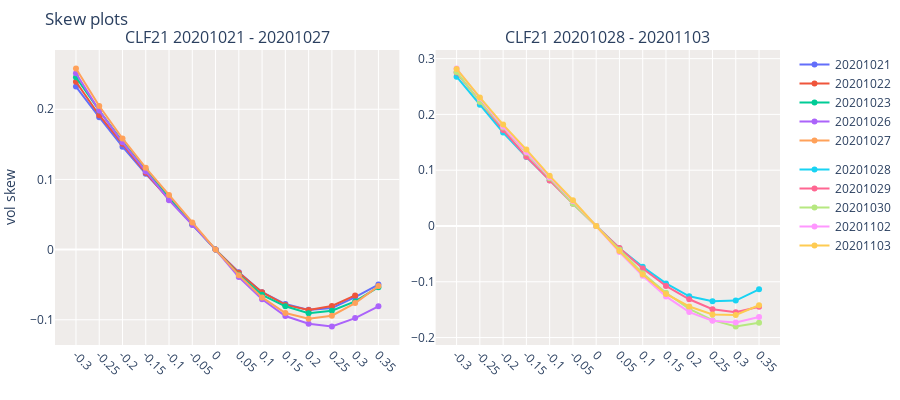
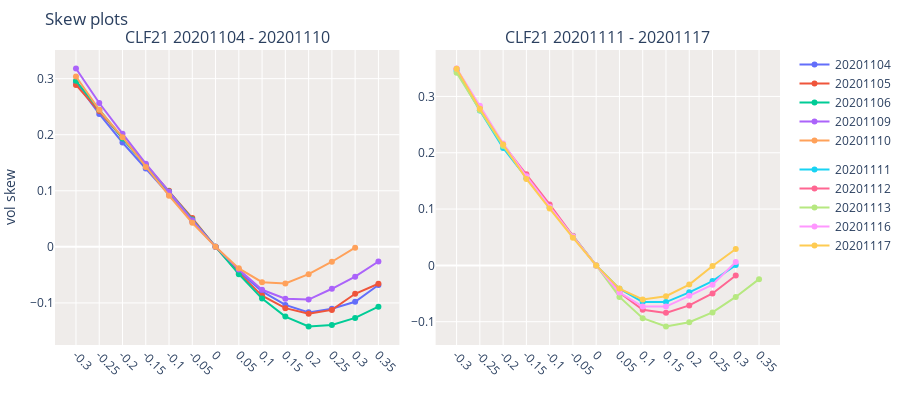
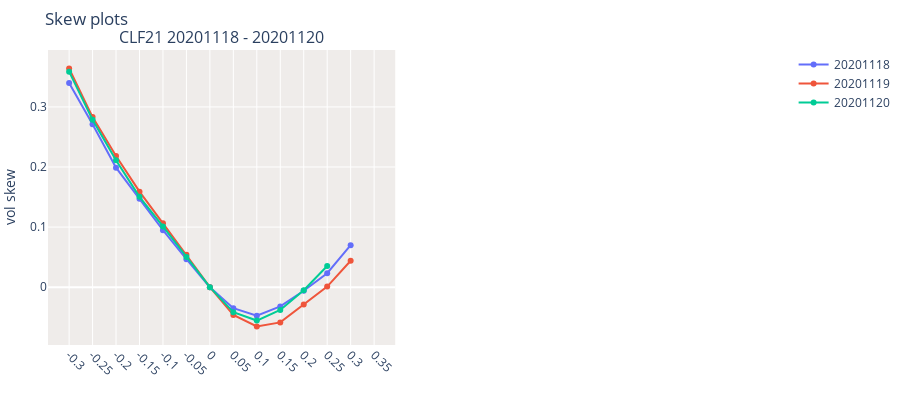
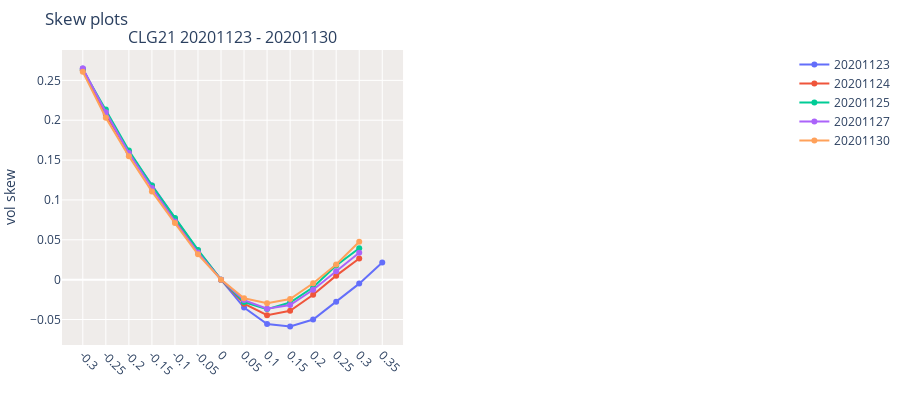

The notebook cell these images were saved under, in order:
### Code cell
grid_plot=True
clist = [c for c in all_contracts if (c[:2]==f'{SYMBOL_TO_RESEARCH}') & (c[-2:]=='21')]
volcols = ['symbol','settle_date','moneyness','vol_skew']
dfivf = df_iv_final[volcols].groupby(['symbol','settle_date','moneyness'],as_index=False).mean()

for c in clist:
    dft = dfivf[dfivf.symbol==c]
    if len(dft)<=0:
        print(f'no data for symbol {c}')
        continue
    if grid_plot:
        graph_skew_subplots(dfivf[dfivf.symbol==c],rows=1,cols=2)
    else:
        rls = graph_skew(dfivf[dfivf.symbol==c],do_plot=True)

### Figure 1 — Plotly figure (JSON) as saved in the notebook; plotly's stock layout.template omitted (floating-point values rounded to 4 significant figures)
{"data": [{"legendgroup": "(1, 1)", "name": "20201021", "type": "scatter", "x": [-0.3, -0.25, -0.2, -0.15, -0.1, -0.05, 0, 0.05, 0.1, 0.15, 0.2, 0.25, 0.3, 0.35], "xaxis": "x", "y": [0.2324, 0.1886, 0.1467, 0.108, 0.0726, 0.0365, 0, -0.0322, -0.0607, -0.0776, -0.0859, -0.0834, -0.0676, -0.0499], "yaxis": "y"}, {"legendgroup": "(1, 1)", "name": "20201022", "type": "scatter", "x": [-0.3, -0.25, -0.2, -0.15, -0.1, -0.05, 0, 0.05, 0.1, 0.15, 0.2, 0.25, 0.3, 0.35], "xaxis": "x", "y": [0.2392, 0.1915, 0.1507, 0.1094, 0.0713, 0.0365, 0, -0.0331, -0.0607, -0.0788, -0.0862, -0.0803, -0.0653, null], "yaxis": "y"}, {"legendgroup": "(1, 1)", "name": "20201023", "type": "scatter", "x": [-0.3, -0.25, -0.2, -0.15, -0.1, -0.05, 0, 0.05, 0.1, 0.15, 0.2, 0.25, 0.3, 0.35], "xaxis": "x", "y": [0.2457, 0.1982, 0.1538, 0.1136, 0.0751, 0.0357, 0, -0.0358, -0.0644, -0.0808, -0.0908, -0.0872, -0.0739, -0.0535], "yaxis": "y"}, {"legendgroup": "(1, 1)", "name": "20201026", "type": "scatter", "x": [-0.3, -0.25, -0.2, -0.15, -0.1, -0.05, 0, 0.05, 0.1, 0.15, 0.2, 0.25, 0.3, 0.35], "xaxis": "x", "y": [0.2512, 0.1981, 0.1529, 0.1112, 0.0704, 0.0352, 0, -0.0392, -0.0708, -0.0946, -0.1056, -0.1096, -0.0976, -0.0809], "yaxis": "y"}, {"legendgroup": "(1, 1)", "name": "20201027", "type": "scatter", "x": [-0.3, -0.25, -0.2, -0.15, -0.1, -0.05, 0, 0.05, 0.1, 0.15, 0.2, 0.25, 0.3, 0.35], "xaxis": "x", "y": [0.2581, 0.2046, 0.1584, 0.1165, 0.0778, 0.0385, 0, -0.0364, -0.0682, -0.0904, -0.0985, -0.0942, -0.0762, -0.052], "yaxis": "y"}, {"legendgroup": "(1, 2)", "name": "20201028", "type": "scatter", "x": [-0.3, -0.25, -0.2, -0.15, -0.1, -0.05, 0, 0.05, 0.1, 0.15, 0.2, 0.25, 0.3, 0.35], "xaxis": "x2", "y": [0.2676, 0.2173, 0.1676, 0.1237, 0.0821, 0.0408, 0, -0.0398, -0.0733, -0.1029, -0.126, -0.1348, -0.1337, -0.1135], "yaxis": "y2"}, {"legendgroup": "(1, 2)", "name": "20201029", "type": "scatter", "x": [-0.3, -0.25, -0.2, -0.15, -0.1, -0.05, 0, 0.05, 0.1, 0.15, 0.2, 0.25, 0.3, 0.35], "xaxis": "x2", "y": [0.2751, 0.2228, 0.172, 0.1241, 0.0814, 0.0399, 0, -0.0394, -0.0762, -0.1074, -0.1314, -0.1493, -0.1545, -0.1448], "yaxis": "y2"}, {"legendgroup": "(1, 2)", "name": "20201030", "type": "scatter", "x": [-0.3, -0.25, -0.2, -0.15, -0.1, -0.05, 0, 0.05, 0.1, 0.15, 0.2, 0.25, 0.3, 0.35], "xaxis": "x2", "y": [0.2761, 0.2229, 0.1767, 0.1312, 0.0854, 0.0399, 0, -0.0425, -0.0846, -0.1196, -0.1486, -0.1688, -0.1802, -0.1734], "yaxis": "y2"}, {"legendgroup": "(1, 2)", "name": "20201102", "type": "scatter", "x": [-0.3, -0.25, -0.2, -0.15, -0.1, -0.05, 0, 0.05, 0.1, 0.15, 0.2, 0.25, 0.3, 0.35], "xaxis": "x2", "y": [0.2823, 0.2291, 0.1783, 0.1328, 0.0875, 0.0446, 0, -0.0468, -0.0893, -0.1262, -0.1544, -0.1697, -0.1729, -0.163], "yaxis": "y2"}, {"legendgroup": "(1, 2)", "name": "20201103", "type": "scatter", "x": [-0.3, -0.25, -0.2, -0.15, -0.1, -0.05, 0, 0.05, 0.1, 0.15, 0.2, 0.25, 0.3, 0.35], "xaxis": "x2", "y": [0.2816, 0.2304, 0.1817, 0.137, 0.0899, 0.0461, 0, -0.045, -0.087, -0.1219, -0.1443, -0.1588, -0.1595, -0.1421], "yaxis": "y2"}], "layout": {"annotations": [{"font": {"size": 16}, "showarrow": false, "text": "CLF21 20201021 - 20201027", "x": 0.2375, "xanchor": "center", "xref": "paper", "y": 1, "yanchor": "bottom", "yref": "paper"}, {"font": {"size": 16}, "showarrow": false, "text": "CLF21 20201028 - 20201103", "x": 0.7625, "xanchor": "center", "xref": "paper", "y": 1, "yanchor": "bottom", "yref": "paper"}], "autosize": true, "bargap": 0.05, "font": {"family": "Open Sans, sans-serif"}, "height": 400, "hovermode": "x", "margin": {"b": 55, "l": 5, "r": 5, "t": 50}, "plot_bgcolor": "#EFECEA", "showlegend": true, "title": {"text": "Skew plots<br>"}, "width": 900, "xaxis": {"anchor": "y", "domain": [0, 0.475], "tickangle": 45, "ticktext": [-0.3, -0.25, -0.2, -0.15, -0.1, -0.05, 0, 0.05, 0.1, 0.15, 0.2, 0.25, 0.3, 0.35], "tickvals": [-0.3, -0.25, -0.2, -0.15, -0.1, -0.05, 0, 0.05, 0.1, 0.15, 0.2, 0.25, 0.3, 0.35], "type": "category"}, "xaxis2": {"anchor": "y2", "domain": [0.525, 1], "tickangle": 45, "ticktext": [-0.3, -0.25, -0.2, -0.15, -0.1, -0.05, 0, 0.05, 0.1, 0.15, 0.2, 0.25, 0.3, 0.35], "tickvals": [-0.3, -0.25, -0.2, -0.15, -0.1, -0.05, 0, 0.05, 0.1, 0.15, 0.2, 0.25, 0.3, 0.35], "type": "category"}, "yaxis": {"anchor": "x", "domain": [0, 1], "title": {"text": "vol skew"}}, "yaxis2": {"anchor": "x2", "domain": [0, 1], "title": {"text": ""}}}}

### Figure 2 — Plotly figure (JSON) as saved in the notebook; plotly's stock layout.template omitted (floating-point values rounded to 4 significant figures)
{"data": [{"legendgroup": "(1, 1)", "name": "20201104", "type": "scatter", "x": [-0.3, -0.25, -0.2, -0.15, -0.1, -0.05, 0, 0.05, 0.1, 0.15, 0.2, 0.25, 0.3, 0.35], "xaxis": "x", "y": [0.2931, 0.2371, 0.1861, 0.1398, 0.093, 0.0446, 0, -0.0438, -0.0795, -0.1036, -0.1169, -0.1103, -0.098, -0.0681], "yaxis": "y"}, {"legendgroup": "(1, 1)", "name": "20201105", "type": "scatter", "x": [-0.3, -0.25, -0.2, -0.15, -0.1, -0.05, 0, 0.05, 0.1, 0.15, 0.2, 0.25, 0.3, 0.35], "xaxis": "x", "y": [0.2888, 0.2424, 0.1942, 0.1468, 0.0999, 0.0514, 0, -0.0468, -0.087, -0.1094, -0.1193, -0.1125, -0.0837, -0.0659], "yaxis": "y"}, {"legendgroup": "(1, 1)", "name": "20201106", "type": "scatter", "x": [-0.3, -0.25, -0.2, -0.15, -0.1, -0.05, 0, 0.05, 0.1, 0.15, 0.2, 0.25, 0.3, 0.35], "xaxis": "x", "y": [0.2962, 0.2447, 0.1933, 0.1446, 0.0986, 0.0489, 0, -0.0488, -0.0923, -0.1244, -0.1421, -0.1395, -0.1268, -0.1067], "yaxis": "y"}, {"legendgroup": "(1, 1)", "name": "20201109", "type": "scatter", "x": [-0.3, -0.25, -0.2, -0.15, -0.1, -0.05, 0, 0.05, 0.1, 0.15, 0.2, 0.25, 0.3, 0.35], "xaxis": "x", "y": [0.3181, 0.2566, 0.2019, 0.1483, 0.0983, 0.0474, 0, -0.0406, -0.0766, -0.0926, -0.0941, -0.0748, -0.0532, -0.0262], "yaxis": "y"}, {"legendgroup": "(1, 1)", "name": "20201110", "type": "scatter", "x": [-0.3, -0.25, -0.2, -0.15, -0.1, -0.05, 0, 0.05, 0.1, 0.15, 0.2, 0.25, 0.3, 0.35], "xaxis": "x", "y": [0.3038, 0.2443, 0.1955, 0.1423, 0.0912, 0.043, 0, -0.0384, -0.063, -0.0652, -0.0488, -0.0266, -0.0015, null], "yaxis": "y"}, {"legendgroup": "(1, 2)", "name": "20201111", "type": "scatter", "x": [-0.3, -0.25, -0.2, -0.15, -0.1, -0.05, 0, 0.05, 0.1, 0.15, 0.2, 0.25, 0.3, 0.35], "xaxis": "x2", "y": [0.3456, 0.2752, 0.2086, 0.1547, 0.1029, 0.0523, 0, -0.0416, -0.0649, -0.0651, -0.0478, -0.0278, 0.0005, null], "yaxis": "y2"}, {"legendgroup": "(1, 2)", "name": "20201112", "type": "scatter", "x": [-0.3, -0.25, -0.2, -0.15, -0.1, -0.05, 0, 0.05, 0.1, 0.15, 0.2, 0.25, 0.3, 0.35], "xaxis": "x2", "y": [0.3492, 0.2799, 0.2144, 0.1619, 0.1083, 0.0525, 0, -0.0481, -0.0787, -0.0843, -0.071, -0.0499, -0.018, null], "yaxis": "y2"}, {"legendgroup": "(1, 2)", "name": "20201113", "type": "scatter", "x": [-0.3, -0.25, -0.2, -0.15, -0.1, -0.05, 0, 0.05, 0.1, 0.15, 0.2, 0.25, 0.3, 0.35], "xaxis": "x2", "y": [0.342, 0.2755, 0.212, 0.1561, 0.103, 0.0517, 0, -0.056, -0.0937, -0.1085, -0.101, -0.0835, -0.056, -0.0244], "yaxis": "y2"}, {"legendgroup": "(1, 2)", "name": "20201116", "type": "scatter", "x": [-0.3, -0.25, -0.2, -0.15, -0.1, -0.05, 0, 0.05, 0.1, 0.15, 0.2, 0.25, 0.3, 0.35], "xaxis": "x2", "y": [0.3496, 0.2835, 0.2166, 0.1582, 0.1039, 0.0512, 0, -0.0482, -0.0732, -0.0731, -0.054, -0.0342, 0.0059, null], "yaxis": "y2"}, {"legendgroup": "(1, 2)", "name": "20201117", "type": "scatter", "x": [-0.3, -0.25, -0.2, -0.15, -0.1, -0.05, 0, 0.05, 0.1, 0.15, 0.2, 0.25, 0.3, 0.35], "xaxis": "x2", "y": [0.3493, 0.2782, 0.2147, 0.1536, 0.101, 0.0492, 0, -0.0412, -0.0605, -0.0548, -0.0341, -0.0011, 0.029, null], "yaxis": "y2"}], "layout": {"annotations": [{"font": {"size": 16}, "showarrow": false, "text": "CLF21 20201104 - 20201110", "x": 0.2375, "xanchor": "center", "xref": "paper", "y": 1, "yanchor": "bottom", "yref": "paper"}, {"font": {"size": 16}, "showarrow": false, "text": "CLF21 20201111 - 20201117", "x": 0.7625, "xanchor": "center", "xref": "paper", "y": 1, "yanchor": "bottom", "yref": "paper"}], "autosize": true, "bargap": 0.05, "font": {"family": "Open Sans, sans-serif"}, "height": 400, "hovermode": "x", "margin": {"b": 55, "l": 5, "r": 5, "t": 50}, "plot_bgcolor": "#EFECEA", "showlegend": true, "title": {"text": "Skew plots<br>"}, "width": 900, "xaxis": {"anchor": "y", "domain": [0, 0.475], "tickangle": 45, "ticktext": [-0.3, -0.25, -0.2, -0.15, -0.1, -0.05, 0, 0.05, 0.1, 0.15, 0.2, 0.25, 0.3, 0.35], "tickvals": [-0.3, -0.25, -0.2, -0.15, -0.1, -0.05, 0, 0.05, 0.1, 0.15, 0.2, 0.25, 0.3, 0.35], "type": "category"}, "xaxis2": {"anchor": "y2", "domain": [0.525, 1], "tickangle": 45, "ticktext": [-0.3, -0.25, -0.2, -0.15, -0.1, -0.05, 0, 0.05, 0.1, 0.15, 0.2, 0.25, 0.3, 0.35], "tickvals": [-0.3, -0.25, -0.2, -0.15, -0.1, -0.05, 0, 0.05, 0.1, 0.15, 0.2, 0.25, 0.3, 0.35], "type": "category"}, "yaxis": {"anchor": "x", "domain": [0, 1], "title": {"text": "vol skew"}}, "yaxis2": {"anchor": "x2", "domain": [0, 1], "title": {"text": ""}}}}

### Figure 3 — Plotly figure (JSON) as saved in the notebook; plotly's stock layout.template omitted (floating-point values rounded to 4 significant figures)
{"data": [{"legendgroup": "(1, 1)", "name": "20201118", "type": "scatter", "x": [-0.3, -0.25, -0.2, -0.15, -0.1, -0.05, 0, 0.05, 0.1, 0.15, 0.2, 0.25, 0.3, 0.35], "xaxis": "x", "y": [0.3396, 0.271, 0.1988, 0.1471, 0.0948, 0.0466, 0, -0.0349, -0.0476, -0.032, -0.0059, 0.0232, 0.07, null], "yaxis": "y"}, {"legendgroup": "(1, 1)", "name": "20201119", "type": "scatter", "x": [-0.3, -0.25, -0.2, -0.15, -0.1, -0.05, 0, 0.05, 0.1, 0.15, 0.2, 0.25, 0.3, 0.35], "xaxis": "x", "y": [0.3639, 0.283, 0.2182, 0.159, 0.1062, 0.054, 0, -0.0463, -0.0654, -0.0586, -0.0287, 0.001, 0.044, null], "yaxis": "y"}, {"legendgroup": "(1, 1)", "name": "20201120", "type": "scatter", "x": [-0.3, -0.25, -0.2, -0.15, -0.1, -0.05, 0, 0.05, 0.1, 0.15, 0.2, 0.25, 0.3, 0.35], "xaxis": "x", "y": [0.3587, 0.2786, 0.2112, 0.1504, 0.1012, 0.0503, 0, -0.0416, -0.0555, -0.0378, -0.0051, 0.0353, null, null], "yaxis": "y"}], "layout": {"annotations": [{"font": {"size": 16}, "showarrow": false, "text": "CLF21 20201118 - 20201120", "x": 0.2375, "xanchor": "center", "xref": "paper", "y": 1, "yanchor": "bottom", "yref": "paper"}], "autosize": true, "bargap": 0.05, "font": {"family": "Open Sans, sans-serif"}, "height": 400, "hovermode": "x", "margin": {"b": 55, "l": 5, "r": 5, "t": 50}, "plot_bgcolor": "#EFECEA", "showlegend": true, "title": {"text": "Skew plots<br>"}, "width": 900, "xaxis": {"anchor": "y", "domain": [0, 0.475], "tickangle": 45, "ticktext": [-0.3, -0.25, -0.2, -0.15, -0.1, -0.05, 0, 0.05, 0.1, 0.15, 0.2, 0.25, 0.3, 0.35], "tickvals": [-0.3, -0.25, -0.2, -0.15, -0.1, -0.05, 0, 0.05, 0.1, 0.15, 0.2, 0.25, 0.3, 0.35], "type": "category"}, "xaxis2": {"anchor": "y2", "domain": [0.525, 1]}, "yaxis": {"anchor": "x", "domain": [0, 1], "title": {"text": "vol skew"}}, "yaxis2": {"anchor": "x2", "domain": [0, 1]}}}

### Figure 4 — Plotly figure (JSON) as saved in the notebook; plotly's stock layout.template omitted (floating-point values rounded to 4 significant figures)
{"data": [{"legendgroup": "(1, 1)", "name": "20201123", "type": "scatter", "x": [-0.3, -0.25, -0.2, -0.15, -0.1, -0.05, 0, 0.05, 0.1, 0.15, 0.2, 0.25, 0.3, 0.35], "xaxis": "x", "y": [0.2649, 0.2086, 0.1598, 0.1182, 0.0767, 0.0366, 0, -0.035, -0.0556, -0.0588, -0.0501, -0.0278, -0.005, 0.0215], "yaxis": "y"}, {"legendgroup": "(1, 1)", "name": "20201124", "type": "scatter", "x": [-0.3, -0.25, -0.2, -0.15, -0.1, -0.05, 0, 0.05, 0.1, 0.15, 0.2, 0.25, 0.3, 0.35], "xaxis": "x", "y": [0.2626, 0.2071, 0.1599, 0.1172, 0.0752, 0.0359, 0, -0.0301, -0.0446, -0.039, -0.0189, 0.005, 0.0266, null], "yaxis": "y"}, {"legendgroup": "(1, 1)", "name": "20201125", "type": "scatter", "x": [-0.3, -0.25, -0.2, -0.15, -0.1, -0.05, 0, 0.05, 0.1, 0.15, 0.2, 0.25, 0.3, 0.35], "xaxis": "x", "y": [0.2634, 0.2135, 0.1621, 0.1181, 0.0773, 0.0373, 0, -0.0281, -0.037, -0.0287, -0.0095, 0.0178, 0.0393, null], "yaxis": "y"}, {"legendgroup": "(1, 1)", "name": "20201127", "type": "scatter", "x": [-0.3, -0.25, -0.2, -0.15, -0.1, -0.05, 0, 0.05, 0.1, 0.15, 0.2, 0.25, 0.3, 0.35], "xaxis": "x", "y": [0.2649, 0.21, 0.1589, 0.115, 0.0729, 0.0339, 0, -0.0257, -0.0364, -0.0318, -0.0127, 0.0105, 0.0337, null], "yaxis": "y"}, {"legendgroup": "(1, 1)", "name": "20201130", "type": "scatter", "x": [-0.3, -0.25, -0.2, -0.15, -0.1, -0.05, 0, 0.05, 0.1, 0.15, 0.2, 0.25, 0.3, 0.35], "xaxis": "x", "y": [0.2607, 0.2031, 0.1549, 0.1107, 0.0709, 0.0318, 0, -0.0234, -0.0297, -0.0244, -0.0045, 0.019, 0.0475, null], "yaxis": "y"}], "layout": {"annotations": [{"font": {"size": 16}, "showarrow": false, "text": "CLG21 20201123 - 20201130", "x": 0.2375, "xanchor": "center", "xref": "paper", "y": 1, "yanchor": "bottom", "yref": "paper"}], "autosize": true, "bargap": 0.05, "font": {"family": "Open Sans, sans-serif"}, "height": 400, "hovermode": "x", "margin": {"b": 55, "l": 5, "r": 5, "t": 50}, "plot_bgcolor": "#EFECEA", "showlegend": true, "title": {"text": "Skew plots<br>"}, "width": 900, "xaxis": {"anchor": "y", "domain": [0, 0.475], "tickangle": 45, "ticktext": [-0.3, -0.25, -0.2, -0.15, -0.1, -0.05, 0, 0.05, 0.1, 0.15, 0.2, 0.25, 0.3, 0.35], "tickvals": [-0.3, -0.25, -0.2, -0.15, -0.1, -0.05, 0, 0.05, 0.1, 0.15, 0.2, 0.25, 0.3, 0.35], "type": "category"}, "xaxis2": {"anchor": "y2", "domain": [0.525, 1]}, "yaxis": {"anchor": "x", "domain": [0, 1], "title": {"text": "vol skew"}}, "yaxis2": {"anchor": "x2", "domain": [0, 1]}}}
